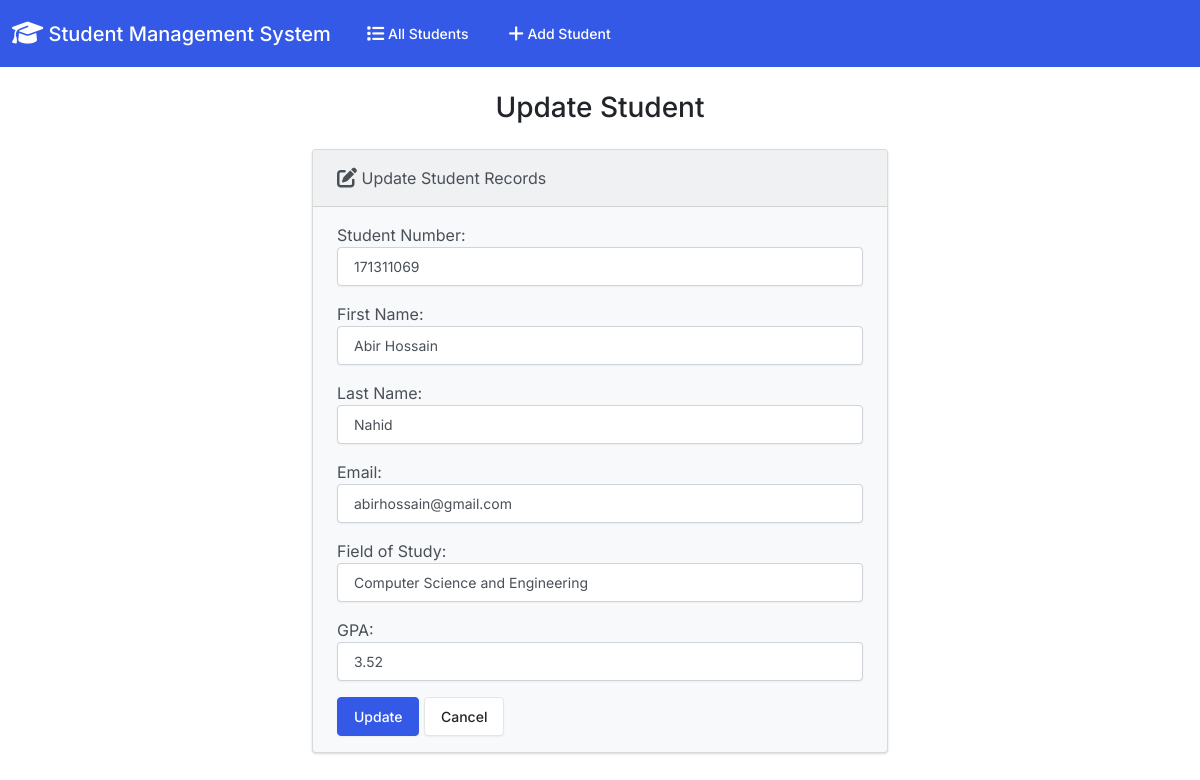
Page /edit/2/ on the committed database.
### student_info/models.py (models this page shows, shortened)
class Student(models.Model):
  student_number = models.PositiveIntegerField()
  first_name = models.CharField(max_length=50)
  last_name = models.CharField(max_length=50)
  email = models.EmailField(max_length=100)
  field_of_study = models.CharField(max_length=50)
  gpa = models.FloatField()

### student_info/views.py (the view)
# urls.py: path('edit/<int:id>/', views.edit, name='edit'),
def edit(request, id):
  if request.method == 'POST':
    student = Student.objects.get(pk=id)
    form = StudentForm(request.POST, instance=student)
    if form.is_valid():
      form.save()
      return render(request, 'student_info/edit.html', {
        'form': form,
        'success': True
      })
  else:
    student = Student.objects.get(pk=id)
    form = StudentForm(instance=student)
  return render(request, 'student_info/edit.html', {
    'form': form
  })

### student_info/forms.py
class StudentForm(forms.ModelForm):
  class Meta:
    model = Student
    fields = ['student_number', 'first_name', 'last_name', 'email', 'field_of_study', 'gpa']
    labels = {
      'student_number': 'Student Number',
      'first_name': 'First Name',
      'last_name': 'Last Name',
      'email': 'Email',
      'field_of_study': 'Field of Study',
      'gpa': 'GPA'
    }
    widgets = {
      'student_number': forms.NumberInput(attrs={'class': 'form-control'}),
      'first_name': forms.TextInput(attrs={'class': 'form-control'}),
      'last_name': forms.TextInput(attrs={'class': 'form-control'}),
      'email': forms.EmailInput(attrs={'class': 'form-control'}),
      'field_of_study': forms.TextInput(attrs={'class': 'form-control'}),
      'gpa': forms.NumberInput(attrs={'class': 'form-control'}),
    }

### student_info/templates/student_info/edit.html (shortened to what this page needs)
{% extends "student_info/base.html" %}
{% block body %}
  <h3 class="text-center m-4">Update Student</h3>
  {% if success %}
    <div class="alert alert-success" role="alert">
      The student updated successfully.
      <a href="{% url 'index' %}" class="alert-link">Go to Home Page.</a>
    </div>
  {% else %}
    <div class="row justify-content-center">
      <div class="col-6">
        <div class="card bg-light mb-3">
          <div class="card-header">
            <i class="fa-solid fa-pen-to-square fa-lg"></i> Update Student Records
          </div>
          <div class="card-body">
            <form action="" method="POST">
              {{ form.as_p }}
              <button type="submit" class="btn btn-primary">Update</button>
              <a href="{% url 'index' %}" class="btn btn-secondary">Cancel</a>
            </form>
          </div>
        </div>
      </div>
    </div>
  {% endif %}
{% endblock %}

### rows in the picture
Student: student_number "171311069", first_name "Abir Hossain", last_name "Nahid", email "abirhossain@gmail.com", field_of_study "Computer Science and Engineering", gpa "3.52"
